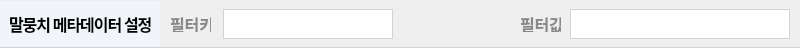
     <widget class="QFrame" name="third_frame">
      <property name="geometry">
       <rect>
        <x>0</x>
        <y>143</y>
        <width>800</width>
        <height>48</height>
       </rect>
      </property>
      <property name="styleSheet">
       <string notr="true">QFrame {
    border-top: 0px; /* 연한 회색 위쪽 선 */
    border-bottom: 1px solid #d3d3d3; /* 연한 회색 아래쪽 선 */
    border-left: 0px; /* 왼쪽 선 없음 */
    border-right: 0px; /* 오른쪽 선 없음 */
}
</string>
      </property>
      <property name="frameShape">
       <enum>QFrame::StyledPanel</enum>
      </property>
      <property name="frameShadow">
       <enum>QFrame::Raised</enum>
      </property>
      <widget class="QLabel" name="meta_lbl">
       <property name="geometry">
        <rect>
         <x>0</x>
         <y>1</y>
         <width>160</width>
         <height>46</height>
        </rect>
       </property>
       <property name="font">
        <font>
         <family>Pretendard</family>
         <pointsize>12</pointsize>
         <weight>75</weight>
         <bold>true</bold>
        </font>
       </property>
       <property name="styleSheet">
        <string notr="true">QLabel {
    background-color: rgb(241, 244, 249); /* 배경 색상 */
	padding:5px;
    color: black; /* 텍스트 색상 */
	border-top: 0px; /* 상측 선 없음 */
    border-bottom: 0px; /* 하측 선 없음 */	
	letter-spacing: -1px;	

			}
</string>
       </property>
       <property name="text">
        <string>말뭉치 메타데이터 설정</string>
       </property>
       <property name="textFormat">
        <enum>Qt::AutoText</enum>
       </property>
      </widget>
      <widget class="QLabel" name="flt_lbl">
       <property name="geometry">
        <rect>
         <x>170</x>
         <y>16</y>
         <width>41</width>
         <height>16</height>
        </rect>
       </property>
       <property name="font">
        <font>
         <family>Pretendard SemiBold</family>
         <pointsize>12</pointsize>
         <weight>75</weight>
         <bold>true</bold>
        </font>
       </property>
       <property name="mouseTracking">
        <bool>false</bool>
       </property>
       <property name="tabletTracking">
        <bool>false</bool>
       </property>
       <property name="styleSheet">
        <string notr="true"> QLabel {
        background-color: transparent;
		color:#888888;
        border: none;
        padding: 0px;
        margin: 0px;
    }</string>
       </property>
       <property name="text">
        <string>필터키</string>
       </property>
      </widget>
      <widget class="QLineEdit" name="flt_le">
       <property name="geometry">
        <rect>
         <x>223</x>
         <y>9</y>
         <width>170</width>
         <height>30</height>
        </rect>
       </property>
       <property name="font">
        <font>
         <family>Pretendard SemiBold</family>
         <pointsize>12</pointsize>
         <weight>75</weight>
         <bold>true</bold>
        </font>
       </property>
       <property name="styleSheet">
        <string notr="true">QLineEdit {
    border: 1px solid #d3d3d3; /* 테두리 색상 */
    padding: 5px;
    color: black; /* 텍스트 색상 */
	letter-spacing: -1px;	
}</string>
       </property>
       <property name="text">
        <string/>
       </property>
      </widget>
      <widget class="QLabel" name="flt_val_lbl">
       <property name="geometry">
        <rect>
         <x>520</x>
         <y>16</y>
         <width>41</width>
         <height>16</height>
        </rect>
       </property>
       <property name="font">
        <font>
         <family>Pretendard SemiBold</family>
         <pointsize>12</pointsize>
         <weight>75</weight>
         <bold>true</bold>
        </font>
       </property>
       <property name="styleSheet">
        <string notr="true"> QLabel {
        background-color: transparent;
		color:#888888;
        border: none;
        padding: 0px;
        margin: 0px;
    }</string>
       </property>
       <property name="text">
        <string>필터값</string>
       </property>
      </widget>
      <widget class="QLineEdit" name="flt_val_le">
       <property name="geometry">
        <rect>
         <x>570</x>
         <y>9</y>
         <width>220</width>
         <height>30</height>
        </rect>
       </property>
       <property name="font">
        <font>
         <family>Pretendard SemiBold</family>
         <pointsize>12</pointsize>
         <weight>75</weight>
         <bold>true</bold>
        </font>
       </property>
       <property name="styleSheet">
        <string notr="true">QLineEdit {
    border: 1px solid #d3d3d3; /* 테두리 색상 */
    padding: 5px;
    color: black; /* 텍스트 색상 */
	letter-spacing: -1px;	
}</string>
       </property>
       <property name="text">
        <string/>
       </property>
      </widget>
     </widget>
